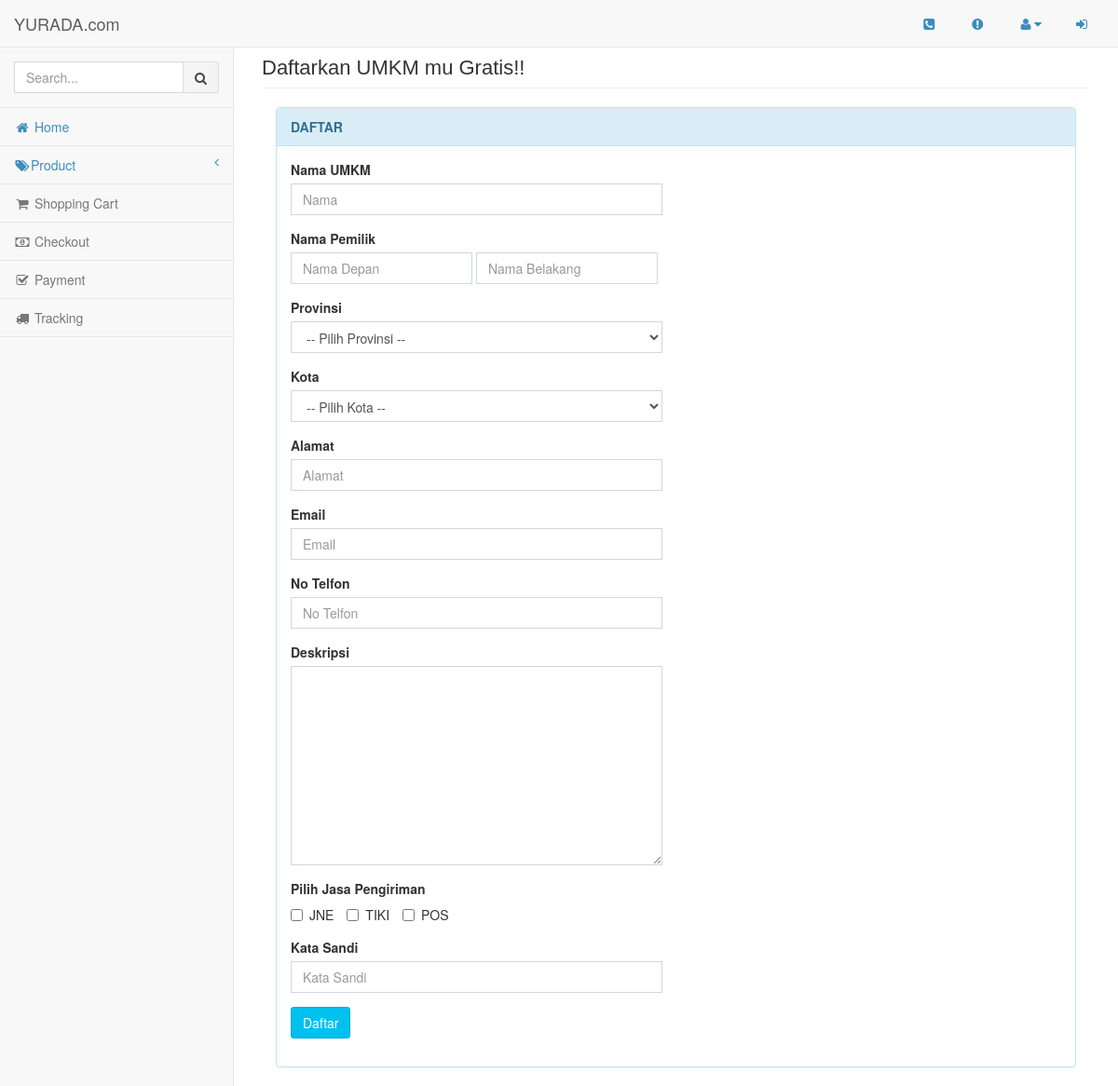
The page /index.php?halaman=daftar_umkm on the database as committed earlier.
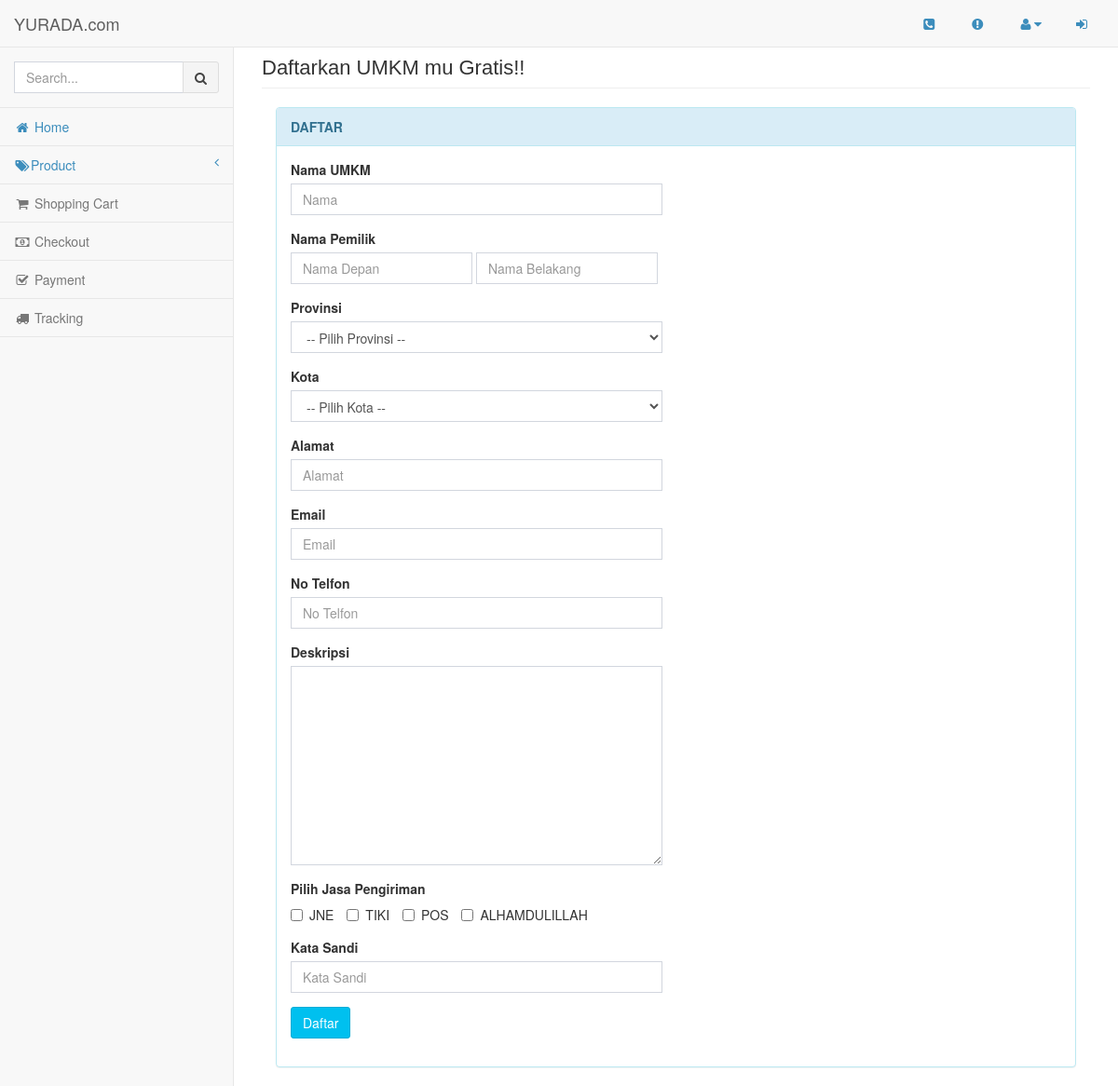
The same page on the database as committed later.
### tables this page shows
CREATE TABLE `tb_jasa_pengiriman` (
  `id_jasa_pengiriman` varchar(5) NOT NULL,
  `nama_jasa_pengiriman` varchar(20) NOT NULL
);

### umkm/form_daftar_umkm.php (the view, shortened to what this page needs)
<?php include 'config/koneksi.php'; ?>
<div class="row">
    <div class="col-lg-12">
        <h1 class="page-header">Daftarkan UMKM mu Gratis!!</h1>
        <div class="col-lg-12">
        <div class="panel panel-info">
            <div class="panel-heading">
               <b> DAFTAR </b>
            </div>
            <div class="panel-body">
                <div class="row">
                    <div class="col-lg-6">
                        <form role="form" method="POST" action="umkm/daftar_umkm.php">
                            <div class="form-group">
                                <label>Nama UMKM</label>
                                <input class="form-control" placeholder="Nama" name="nama_umkm" maxlength="50" type="text" autofocus required>
                            </div>
                            <div class="form-group">
                                <label>Nama Pemilik</label>
                                <div class="form-inline">
                                <input class="form-control" placeholder="Nama Depan" name="nama_depan" maxlength="25" type="text" required>
                                <input class="form-control" placeholder="Nama Belakang" name="nama_belakang" maxlength="25" type="text" required>
                                </div>
                            </div>
                            <div class="form-group">
                                <label>Provinsi</label>
                                <select name="propinsi" id="propinsi" class="form-control" required>
                                    <option value="">-- Pilih Provinsi --</option>
                                </select>
                            </div>
                            <div class="form-group">
                                <label>Kota</label>
                                <select name="kota" id="kota" class="form-control" required>
                                    <option value="">-- Pilih Kota --</option>
                                </select>
                            </div>
                            <div class="form-group">
                                <label>Alamat</label>
                                <input class="form-control" placeholder="Alamat" name="alamat" type="text" required>
                            </div>
                            <div class="form-group">
                                <label>Email</label>
                                <input class="form-control" placeholder="Email" name="email" maxlength="50" type="email" required>
                            </div>
                            <div class="form-group">
                                <label>No Telfon</label>
                                <input class="form-control" placeholder="No Telfon" name="no_telfon" maxlength="12" type="tel" required>
                            </div>
                            <div class="form-group">
                                <label>Deskripsi</label>
                                <textarea name="deskripsi" rows="10" class="form-control" required></textarea>
                            </div>
                            <div class="form-group">
                                <label>Pilih Jasa Pengiriman</label>
                                <br>
                                <?php
                                $sql = "SELECT * FROM tb_jasa_pengiriman";
                                $result = $koneksi->query($sql);
                                while ($row = $result->fetch_array()) {
                                 ?>
                                <label class="checkbox-inline"><input type="checkbox" name="id_jasa[]" value="<?php echo $row['id_jasa_pengiriman']; ?>"><?php echo $row['nama_jasa_pengiriman']; ?></label>
                                <?php } ?>
                            </div>
                            <div class="form-group">
                                <label>Kata Sandi</label>
                                <input class="form-control" placeholder="Kata Sandi" name="kata_sandi" type="password" maxlength="50" required>
                            </div>
                            <div class="form-group">
                                <button type="submit" class="btn btn-info" >  Daftar  </button>
                            </div>
                        </form>
                    </div>
                </div>
            </div>
        </div>
    </div>
</div>

### index.php (shortened to what this page needs)
<?php
include 'config/koneksi.php';
$id_pelanggan = $_SESSION['id_pelanggan'];
 ?>
<!DOCTYPE html>
<html lang="en">
<head>
    <link href="assets/bootstrap/css/bootstrap.min.css" rel="stylesheet">
    <link href="assets/metisMenu/metisMenu.min.css" rel="stylesheet">
    <link href="assets/dist/css/sb-admin-2.css" rel="stylesheet">
    <link href="assets/font-awesome/css/font-awesome.min.css" rel="stylesheet" type="text/css">
    <link href="assets/helper/AdminLTE.min.css" rel="stylesheet">
</head>
<body>
    <div id="wrapper">
        <nav class="navbar navbar-default navbar-static-top" role="navigation" style="margin-bottom: 0">
            <div class="navbar-header">
                <a class="navbar-brand" href="index.php">YURADA.com</a>
            </div>
            <ul class="nav navbar-top-links navbar-right">
                <li class="dropdown">
                    <a class="dropdown-toggle"  href="index.php?halaman=service">
                        <i class="fa fa-phone-square fa-fw"></i>
                    </a>
                </li>
                <li class="dropdown">
                    <a class="dropdown-toggle"  href="index.php?halaman=about">
                        <i class="fa fa-exclamation-circle fa-fw"></i>
                    </a>
                </li>
                <?php if (empty($id_pelanggan)){ ?>
                <li class="dropdown">
                    <a class="dropdown-toggle" data-toggle="dropdown">
                        <i class="fa fa-user fa-fw" ></i><i class="fa fa-caret-down"></i>
                    </a>
                </li>
                <?php } ?>
                <?php if (empty($id_pelanggan)){
                            $disabled_li="disabled";
                            $disabled_a="return false";
                    ?>
                <li class="dropdown">
                    <a class="dropdown-toggle"  href="index.php?halaman=login">
                        <i class="fa fa-sign-in fa-fw"></i>
                    </a>
                </li>
                <?php } ?>
            </ul>
            <div class="navbar-default sidebar" role="navigation">
                <div class="sidebar-nav navbar-collapse">
                    <ul class="nav" id="side-menu">
                        <li class="sidebar-search">
                            <div class="input-group custom-search-form">
                                <input type="text" class="form-control" id="cari" placeholder="Search...">
                                <span class="input-group-btn">
                                <button class="btn btn-default" type="button">
                                    <i class="fa fa-search"></i>
                                </button>
                            </span>
                            </div>
                        </li>
                        <li>
                            <a href="index.php"><i class="fa fa-home fa-fw"></i> Home </a>
                        </li>
                        <li>
                            <a href="#"><i class="fa fa-tags fa-fw"></i>Product<span class="fa arrow"></span></a>
                        </li>
                        <li class="<?php echo $disabled_li; ?>">
                            <a onclick="<?php echo $disabled_a; ?>" href="index.php?halaman=shoppingcart"><i class="fa fa-shopping-cart fa-fw"></i> Shopping Cart </a>
                        </li>
                        <li class="<?php echo $disabled_li; ?>">
                            <a onclick="<?php echo $disabled_a; ?>" href="index.php?halaman=checkout"><i class="fa fa-money fa-fw"></i> Checkout </a>
                        </li>
                        <li class="<?php echo $disabled_li; ?>">
                            <a onclick="<?php echo $disabled_a; ?>" href="index.php?halaman=payment"><i class="fa fa-check-square-o fa-fw"></i> Payment </a>
                        </li>
                        <li class="<?php echo $disabled_li; ?>">
                            <a  onclick="<?php echo $disabled_a; ?>"href="index.php?halaman=tracking"><i class="fa fa-truck fa-fw"></i> Tracking </a>
                        </li>
                    </ul>
                </div>
            </div>
        </nav>
         <div id="page-wrapper">
            <?php
            if ($_GET['halaman']=="daftar_umkm") {
                include 'umkm/form_daftar_umkm.php';
            }else if($_GET['halaman']=="daftar_pelanggan"){
                include 'pelanggan/form_daftar_pelanggan.php';
            }else if($_GET['halaman']=="profil"){
                include 'pelanggan/profil.php';
            }else if($_GET['halaman']=="form_profil"){
                include 'pelanggan/form_profil.php';
            }else if($_GET['halaman']=="login"){
                include 'form_login.php';
            }else if($_GET['halaman']=="service"){
                include 'pelanggan/service.php';
            }else if($_GET['halaman']=="about"){
                include 'pelanggan/about.php';
            }else if($_GET['halaman']=="checkout"){
                include 'pelanggan/checkout.php';
            }else if($_GET['halaman']=="shoppingcart"){
                include 'pelanggan/shoppingcart.php';
            }else if($_GET['halaman']=="tracking"){
                include 'pelanggan/tracking.php';
            }else if($_GET['halaman']=="payment"){
                include 'pelanggan/payment.php';
            }else if($_GET['halaman']=="product"){
                include 'pelanggan/product.php';
            }else if($_GET['halaman']=="detail_product"){
                include 'pelanggan/detail_product.php';
            }else{
                include 'pelanggan/home.php';
            }
             ?>
        </div>
    </div>
</body>
</html>

Rows that differ between the two databases and show on the page:
added tb_jasa_pengiriman: nama_jasa_pengiriman "ALHAMDULILLAH"
